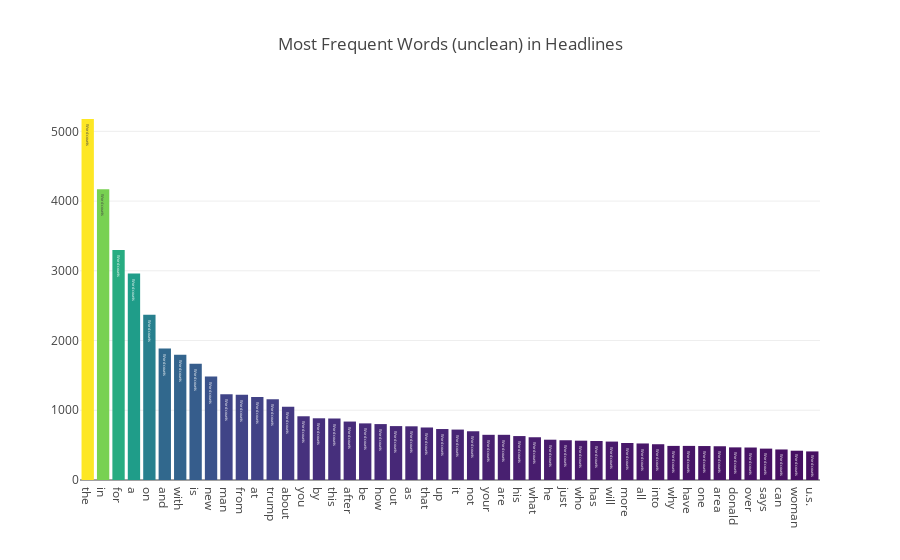

This figure's notebook cell:
### Markdown cell above
Below is a graph of the most frequent words in headlines.

### Code cell
all_words = df['headline'].str.split(expand=True).unstack().value_counts()
data = [go.Bar(
            x = all_words.index.values[2:50],
            y = all_words.values[2:50],
            marker= dict(colorscale='Viridis',
                         color = all_words.values[2:100]
                        ),
            text='Word counts'
    )]

layout = go.Layout(
    title='Most Frequent Words (unclean) in Headlines'
)

fig = go.Figure(data=data, layout=layout)

iplot(fig, filename='basic-bar')

### Figure 1 — Plotly figure (JSON) as saved in the notebook; plotly's stock layout.template omitted (floating-point values rounded to 4 significant figures)
{"data": [{"marker": {"color": [5177, 4170, 3297, 2961, 2371, 1885, 1797, 1666, 1485, 1229, 1221, 1189, 1157, 1051, 914, 885, 882, 838, 812, 802, 773, 770, 753, 731, 723, 699, 648, 648, 630, 613, 578, 570, 564, 559, 551, 531, 524, 513, 489, 489, 487, 484, 468, 466, 450, 438, 420, 410, 391, 389, 388, 387, 385, 384, 382, 369, 368, 345, 341, 336, 334, 326, 325, 323, 320, 320, 319, 314, 312, 310, 301, 294, 290, 288, 286, 284, 281, 279, 276, 271, 265, 257, 257, 254, 253, 249, 245, 244, 244, 238, 235, 231, 230, 229, 228, 228, 227, 226], "colorscale": "Viridis"}, "text": "Word counts", "type": "bar", "uid": "3d958a94-8d68-11e9-b48f-8c85904900de", "x": ["the", "in", "for", "a", "on", "and", "with", "is", "new", "man", "from", "at", "trump", "about", "you", "by", "this", "after", "be", "how", "out", "as", "that", "up", "it", "not", "your", "are", "his", "what", "he", "just", "who", "has", "will", "more", "all", "into", "why", "have", "one", "area", "donald", "over", "says", "can", "woman", "u.s."], "y": [5177, 4170, 3297, 2961, 2371, 1885, 1797, 1666, 1485, 1229, 1221, 1189, 1157, 1051, 914, 885, 882, 838, 812, 802, 773, 770, 753, 731, 723, 699, 648, 648, 630, 613, 578, 570, 564, 559, 551, 531, 524, 513, 489, 489, 487, 484, 468, 466, 450, 438, 420, 410]}], "layout": {"title": "Most Frequent Words (unclean) in Headlines"}}
